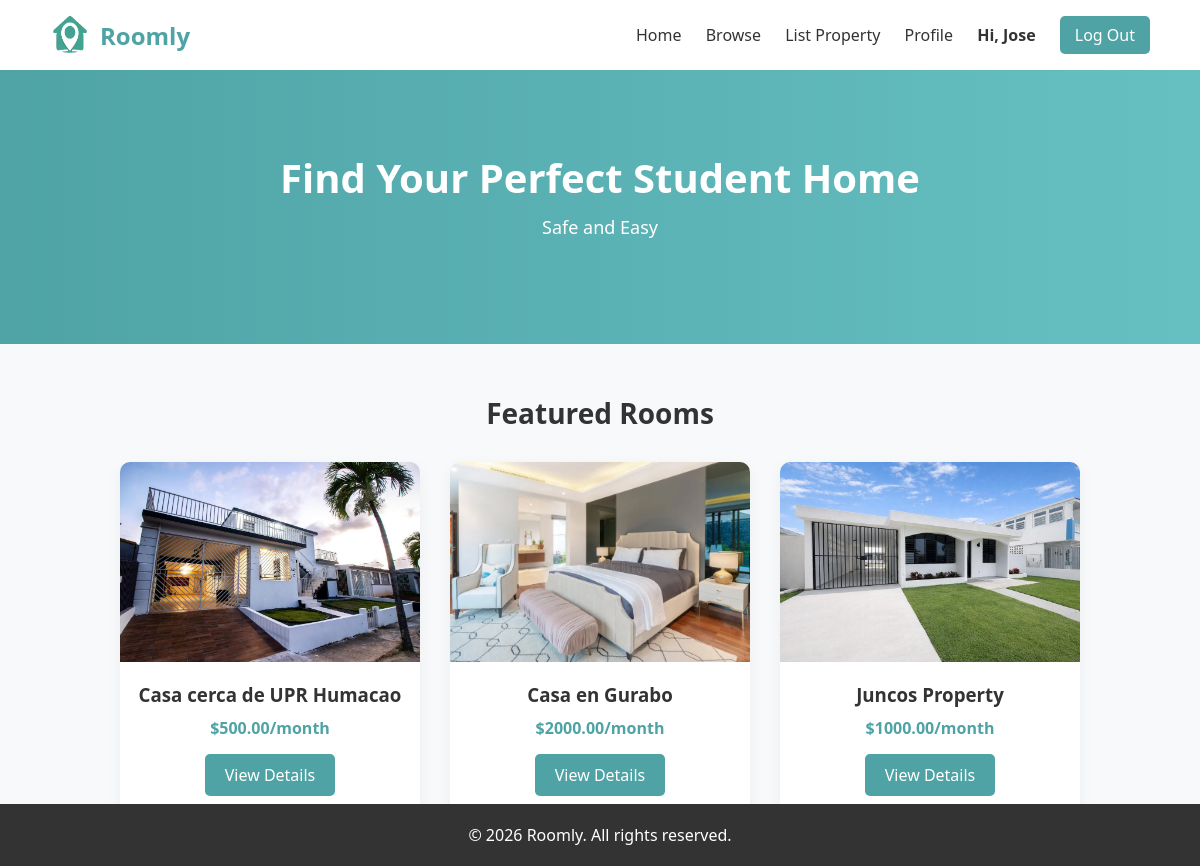
The page / (signed in) on the database its author committed.
### website/models.py (models this page shows, shortened)
class Property(db.Model):
    __tablename__ = 'PROPERTY'
    property_id_pk = db.Column(db.Integer, primary_key=True)
    title = db.Column(db.String(255), nullable=False)
    description = db.Column(db.Text, nullable=False)
    address = db.Column(db.String(255), nullable=False)
    city = db.Column(db.String(255), nullable=False)
    state = db.Column(db.String(255), nullable=False)
    country = db.Column(db.String(255), nullable=False)
    postal_code = db.Column(db.String(10), nullable=False)
    price_per_month = db.Column(db.Float, nullable=False)
    deposit_amount = db.Column(db.Float, nullable=False)
    number_of_bedrooms = db.Column(db.Integer, nullable=False)
    number_of_bathrooms = db.Column(db.Integer, nullable=False, default=1)
    sqr_ft = db.Column(db.Integer, nullable=False)
    amenities = db.Column(db.Text, nullable=True)
    availability_status = db.Column(db.Boolean, nullable=False)
    owner_id_fk = db.Column(db.Integer, nullable=False)
    university_id_fk = db.Column(db.Integer, nullable=True)
    images = db.relationship('PropertyImage', backref='property', lazy='select')
    amenity_links = db.relationship('PropertyAmenity', backref='property', lazy='select')
    reviews = db.relationship('PropertyReview', backref='property', lazy='select', cascade='all, delete-orphan')
    @property
    def image_url(self):
        if self.images:
            return self.images[0].image_url
        return '/static/logoRoomly.png'

class PropertyImage(db.Model):
    __tablename__ = 'PROPERTY_IMAGES'
    image_id_pk = db.Column(db.Integer, primary_key=True)
    image_url = db.Column(db.String(255), nullable=False)
    property_id_fk = db.Column(db.Integer, db.ForeignKey('PROPERTY.property_id_pk'), nullable=False)

### website/views.py (the view)
@views.route('/')
def home():
    featured_properties = Property.query.filter_by(availability_status=True).order_by(Property.property_id_pk.desc()).limit(3).all()
    return render_template('index.html', featured_properties=featured_properties)

### website/templates/index.html (shortened to what this page needs)
<!DOCTYPE html>
<html lang="en">
<head>
    <link rel="stylesheet" href="{{ url_for('static', filename='styles.css') }}">
</head>
<body>
    <header>
        <a class="logoRoomly" href="{{ url_for('views.home') }}">
            <img src="{{ url_for('static', filename='logoRoomly.png') }}" alt="Roomly Icon" class="header-icon">
            Roomly
            </a>
        <nav>
            <a href="{{ url_for('views.home') }}">Home</a>
            <a href="{{ url_for('views.browse') }}">Browse</a>
            <a href="{{ url_for('views.list_property') }}">List Property</a>
            {% if session.get('account_id') %}
                <a href="{{ url_for('auth.profile') }}">Profile</a>
                <span class="nav-user">Hi, {{ session.get('account_first_name') }}</span>
                <a href="{{ url_for('auth.logout') }}" class="signup-btn">Log Out</a>
            {% else %}
                <a href="{{ url_for('auth.login') }}">Login</a>
                <a href="{{ url_for('auth.signup') }}" class="signup-btn">Sign Up</a>
            {% endif %}
        </nav>
    </header>
    <section class="hero">
        <h1>Find Your Perfect Student Home</h1>
        <p>Safe and Easy</p>
    </section>
    <section class="listings">
        <h2>Featured Rooms</h2>
        <div class="cards">
            {% if featured_properties %}
                {% for property in featured_properties %}
                    <div class="card">
                        {% if property.image_url %}
                            <img src="{{ property.image_url }}" alt="{{ property.title }}">
                        {% else %}
                            <img src="{{ url_for('static', filename='logoRoomly.png') }}" alt="{{ property.title }}">
                        {% endif %}
                        <h3>{{ property.title }}</h3>
                        <p>${{ '%.2f'|format(property.price_per_month) }}/month</p>
                        <a href="{{ url_for('views.property_detail', property_id=property.property_id_pk) }}" class="view-details-btn">View Details</a>
                    </div>
                {% endfor %}
            {% else %}
                <p>No featured rooms available at the moment.</p>
            {% endif %}
        </div>
    </section>
    <footer>
        <p>© 2026 Roomly. All rights reserved.</p>
    </footer>
</body>
</html>

### website/static/styles.css (style rules this page uses)
* { margin: 0; padding: 0; box-sizing: border-box; font-family: 'Segoe UI', sans-serif; }
body { background-color: #f8f9fa; color: #333; }
header { display: flex; justify-content: space-between; align-items: center; padding: 15px 50px; background-color: white; box-shadow: 0 2px 5px rgba(0,0,0,0.05); }
.header-icon { height: 40px; width: 40px; margin-right: 10px; vertical-align: middle; }
.logoRoomly { display: flex; align-items: center; font-size: 24px; font-weight: 700; color: #4FA3A5; text-decoration: none; }
nav a { margin-left: 20px; text-decoration: none; color: #333; font-weight: 500; }
.nav-user { margin-left: 20px; color: #333; font-weight: 600; }
.signup-btn { background-color: #4FA3A5; color: white; padding: 8px 15px; border-radius: 5px; }
.hero { text-align: center; padding: 80px 20px; background: linear-gradient(to right, #4FA3A5, #66c0c2); color: white; }
.hero h1 { font-size: 40px; margin-bottom: 10px; }
.hero p { margin-bottom: 25px; font-size: 18px; }
.listings { padding: 50px; text-align: center; }
.listings h2 { margin-bottom: 30px; font-size: 28px; }
.cards { display: flex; justify-content: center; gap: 30px; flex-wrap: wrap; }
.card { background-color: white; width: 300px; border-radius: 10px; box-shadow: 0 5px 15px rgba(0,0,0,0.05); padding-bottom: 20px; transition: transform 0.3s ease; }
.card img { width: 100%; border-radius: 10px 10px 0 0; }
.card h3 { margin: 15px 0 10px; }
.card p { margin-bottom: 15px; font-weight: bold; color: #4FA3A5; }
.view-details-btn { display: inline-block; padding: 10px 20px; border: none; background-color: #4FA3A5; color: white; border-radius: 5px; cursor: pointer; text-decoration: none; transition: background-color 0.3s ease; }
footer { background-color: #333; color: white; text-align: center; padding: 20px; margin-top: 50px; position: fixed; bottom: 0; width: 100%; }

### rows shown on the page
Property: image_url (picture), title "Casa cerca de UPR Humacao", price_per_month "500.00"
Property: image_url (picture), title "Casa en Gurabo", price_per_month "2000.00"
Property: image_url (picture), title "Juncos Property", price_per_month "1000.00"

### other values the page prints
{{ session.get('account_first_name') }} "Jose"
